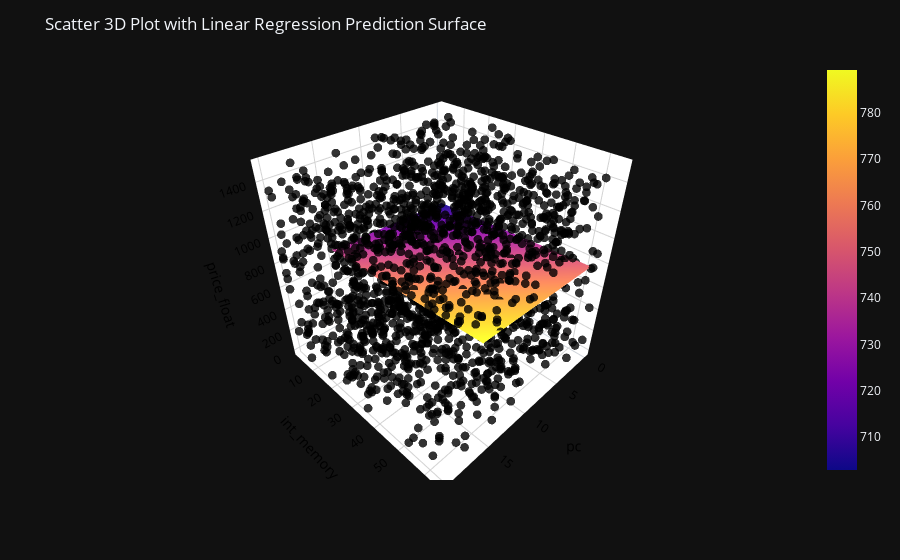

The cell this chart's notebook holds for it:
### Code cell
# Create a 3D scatter plot with predictions
fig = px.scatter_3d(df, x=df['pc'], y=df['int_memory'], z=df['price_float'],
                 opacity=0.8, color_discrete_sequence=['black'])

# Set figure title and colors
fig.update_layout(title_text="Scatter 3D Plot with Linear Regression Prediction Surface",
                  scene = dict(xaxis=dict(backgroundcolor='white',
                                          color='black',
                                          gridcolor='lightgrey'),
                               yaxis=dict(backgroundcolor='white',
                                          color='black',
                                          gridcolor='lightgrey'
                                          ),
                               zaxis=dict(backgroundcolor='white',
                                          color='black',
                                          gridcolor='lightgrey')))
# Update marker size
fig.update_traces(marker=dict(size=3))

# Add prediction plane
fig.add_traces(go.Surface(x=xrange, y=yrange, z=pred_LR, name='LR'))

fig.show()

### Figure 1 — Plotly figure (JSON) as saved in the notebook; plotly's stock layout.template omitted (floating-point values rounded to 4 significant figures; data arrays with more than 128 entries replaced by an {"elided": "..."} marker saying what was removed)
{"data": [{"hovertemplate": "pc=%{x}<br>int_memory=%{y}<br>price_float=%{z}<extra></extra>", "legendgroup": "", "marker": {"color": "black", "opacity": 0.8, "symbol": "circle", "size": 3}, "mode": "markers", "name": "", "scene": "scene", "showlegend": false, "x": {"elided": "2000 int values"}, "y": {"elided": "2000 int values"}, "z": {"elided": "2000 float values"}, "type": "scatter3d"}, {"name": "LR", "x": [0, 5, 10, 15], "y": [2, 7, 12, 17, 22, 27, 32, 37, 42, 47, 52, 57, 62], "z": [[702.8, 715.0, 727.1, 739.2], [707.0, 719.1, 731.3, 743.4], [711.2, 723.3, 735.5, 747.6], [715.4, 727.5, 739.6, 751.8], [719.5, 731.7, 743.8, 755.9], [723.7, 735.8, 748.0, 760.1], [727.9, 740.0, 752.1, 764.3], [732.0, 744.2, 756.3, 768.4], [736.2, 748.3, 760.5, 772.6], [740.4, 752.5, 764.6, 776.8], [744.5, 756.7, 768.8, 780.9], [748.7, 760.8, 773.0, 785.1], [752.9, 765.0, 777.2, 789.3]], "type": "surface"}], "layout": {"scene": {"domain": {"x": [0.0, 1.0], "y": [0.0, 1.0]}, "xaxis": {"title": {"text": "pc"}, "backgroundcolor": "white", "color": "black", "gridcolor": "lightgrey"}, "yaxis": {"title": {"text": "int_memory"}, "backgroundcolor": "white", "color": "black", "gridcolor": "lightgrey"}, "zaxis": {"title": {"text": "price_float"}, "backgroundcolor": "white", "color": "black", "gridcolor": "lightgrey"}}, "legend": {"tracegroupgap": 0}, "margin": {"t": 60}, "title": {"text": "Scatter 3D Plot with Linear Regression Prediction Surface"}}}
